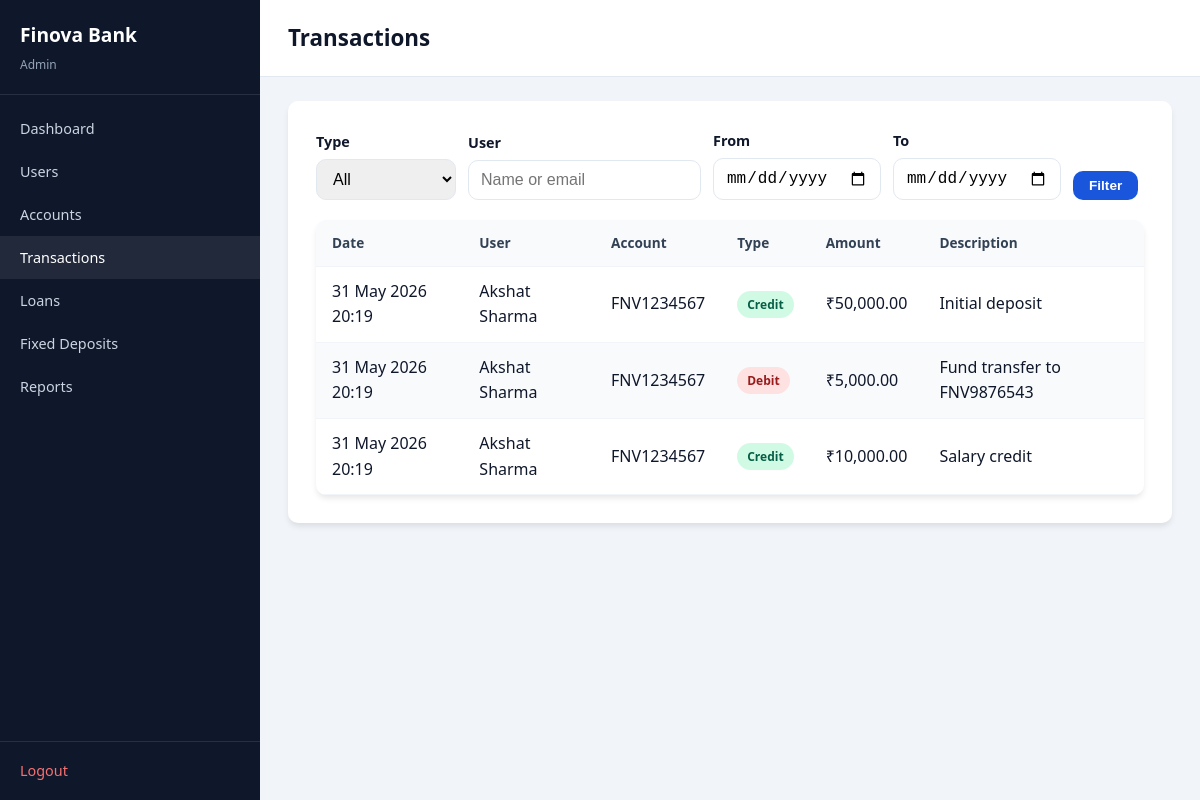
The app's page /admin/transactions.php (signed in) with its own data.
### tables this page shows
CREATE TABLE transactions (
    id               INT AUTO_INCREMENT PRIMARY KEY,
    account_id       INT NOT NULL,
    transaction_type ENUM('credit','debit','transfer') NOT NULL,
    amount           DECIMAL(12,2) NOT NULL,
    description      VARCHAR(255),
    transaction_date TIMESTAMP DEFAULT CURRENT_TIMESTAMP,
    status           ENUM('success','failed','pending') DEFAULT 'success',
    FOREIGN KEY (account_id) REFERENCES accounts(id) ON DELETE CASCADE
);

CREATE TABLE users (
    id            INT AUTO_INCREMENT PRIMARY KEY,
    full_name     VARCHAR(100) NOT NULL,
    email         VARCHAR(100) NOT NULL UNIQUE,
    phone         VARCHAR(15) DEFAULT NULL,
    password      VARCHAR(255) DEFAULT NULL,
    google_id     VARCHAR(100) DEFAULT NULL,
    profile_pic   VARCHAR(255) DEFAULT NULL,
    auth_provider ENUM('local','google') DEFAULT 'local',
    address       TEXT,
    date_joined   TIMESTAMP DEFAULT CURRENT_TIMESTAMP,
    status        ENUM('active','frozen','inactive') DEFAULT 'active'
);

CREATE TABLE accounts (
    id           INT AUTO_INCREMENT PRIMARY KEY,
    user_id      INT NOT NULL,
    account_no   VARCHAR(20) NOT NULL UNIQUE,
    account_type ENUM('savings','current','salary') DEFAULT 'savings',
    balance      DECIMAL(12,2) DEFAULT 0.00,
    open_date    DATE NOT NULL,
    status       ENUM('active','frozen','closed') DEFAULT 'active',
    FOREIGN KEY (user_id) REFERENCES users(id) ON DELETE CASCADE
);

### includes/functions.php (called while the page is built, shortened)
<?php
function formatINR($amount)
{
    return '₹' . number_format((float) $amount, 2);
}
function e($str)
{
    return htmlspecialchars((string) $str, ENT_QUOTES, 'UTF-8');
}
function url($path = '')
{
    $path = ltrim($path, '/');
    return APP_BASE . ($path ? '/' . $path : '');
}
function badgeClass($status)
{
    $map = [
        'active' => 'badge-success',
        'success' => 'badge-success',
        'credit' => 'badge-success',
        'approved' => 'badge-info',
        'pending' => 'badge-warning',
        'frozen' => 'badge-danger',
        'rejected' => 'badge-danger',
        'debit' => 'badge-danger',
        'failed' => 'badge-danger',
        'closed' => 'badge-secondary',
        'paid' => 'badge-success',
        'overdue' => 'badge-danger',
        'matured' => 'badge-success',
    ];
    return $map[strtolower($status)] ?? 'badge-secondary';
}

### admin/transactions.php (the view, shortened to what this page needs)
<?php
require_once __DIR__ . '/../config/db.php';
require_once __DIR__ . '/../includes/functions.php';
$date_from = $_GET['date_from'] ?? '';
$date_to = $_GET['date_to'] ?? '';
$user_search = trim($_GET['user'] ?? '');
$sql = 'SELECT t.*, a.account_no, u.full_name FROM transactions t
    JOIN accounts a ON t.account_id = a.id JOIN users u ON a.user_id = u.id WHERE 1=1';
$sql .= ' ORDER BY t.transaction_date DESC LIMIT 100';
$rows = $conn->query($sql);
$page_title = 'Transactions';
$panel = 'admin';
include __DIR__ . '/../includes/panel_header.php';
?>
<div class="card">
    <form method="GET" class="filter-bar">
        <div class="form-group"><label>Type</label>
            <select name="type"><option value="all">All</option>
            </select>
        </div>
        <div class="form-group"><label>User</label><input type="text" name="user" value="<?= e($user_search) ?>" placeholder="Name or email"></div>
        <div class="form-group"><label>From</label><input type="date" name="date_from" value="<?= e($date_from) ?>"></div>
        <div class="form-group"><label>To</label><input type="date" name="date_to" value="<?= e($date_to) ?>"></div>
        <button type="submit" class="btn btn-primary btn-sm">Filter</button>
    </form>
    <div class="table-wrap">
        <table>
            <thead><tr><th>Date</th><th>User</th><th>Account</th><th>Type</th><th>Amount</th><th>Description</th></tr></thead>
            <tbody>
            <?php while ($t = $rows->fetch_assoc()): ?>
                <tr>
                    <td><?= e(date('d M Y H:i', strtotime($t['transaction_date']))) ?></td>
                    <td><?= e($t['full_name']) ?></td>
                    <td><?= e($t['account_no']) ?></td>
                    <td><span class="badge <?= badgeClass($t['transaction_type']) ?>"><?= e($t['transaction_type']) ?></span></td>
                    <td><?= formatINR($t['amount']) ?></td>
                    <td><?= e($t['description']) ?></td>
                </tr>
            <?php endwhile; ?>
            </tbody>
        </table>
    </div>
</div>
<?php include __DIR__ . '/../includes/panel_footer.php'; ?>

### includes/panel_header.php (shortened to what this page needs)
<!DOCTYPE html>
<html lang="en">
<head>
    <link rel="stylesheet" href="<?= url('css/style.css') ?>">
</head>
<body class="panel-body">
<div class="panel-layout">
<?php include __DIR__ . '/navbar.php'; ?>
<div class="panel-content">
    <header class="panel-topbar">
        <h1><?= e($page_title) ?></h1>
    </header>
    <div class="panel-main">

### includes/navbar.php (shortened to what this page needs)
<?php
$panel = $panel ?? 'user';
$current = basename($_SERVER['PHP_SELF']);
$user_links = [
    'dashboard.php' => ['Dashboard', 'user/dashboard.php'],
    'account.php' => ['My Account', 'user/account.php'],
    'balance.php' => ['Balance', 'user/balance.php'],
    'transfer.php' => ['Transfer', 'user/transfer.php'],
    'history.php' => ['History', 'user/history.php'],
    'apply_loan.php' => ['Apply Loan', 'user/apply_loan.php'],
    'my_loans.php' => ['My Loans', 'user/my_loans.php'],
    'fixed_deposit.php' => ['Fixed Deposit', 'user/fixed_deposit.php'],
    'my_fds.php' => ['My FDs', 'user/my_fds.php'],
    'statement_pdf.php' => ['Statement PDF', 'user/statement_pdf.php'],
    'profile.php' => ['Profile', 'user/profile.php'],
];
$admin_links = [
    'dashboard.php' => ['Dashboard', 'admin/dashboard.php'],
    'users.php' => ['Users', 'admin/users.php'],
    'accounts.php' => ['Accounts', 'admin/accounts.php'],
    'transactions.php' => ['Transactions', 'admin/transactions.php'],
    'loan_applications.php' => ['Loans', 'admin/loan_applications.php'],
    'fixed_deposits.php' => ['Fixed Deposits', 'admin/fixed_deposits.php'],
    'reports.php' => ['Reports', 'admin/reports.php'],
];
$links = $panel === 'admin' ? $admin_links : $user_links;
?>
<aside class="sidebar">
    <div class="sidebar-brand">
        <a href="<?= url($panel === 'admin' ? 'admin/dashboard.php' : 'user/dashboard.php') ?>">Finova Bank</a>
        <span class="sidebar-role"><?= $panel === 'admin' ? 'Admin' : 'Customer' ?></span>
    </div>
    <nav class="sidebar-nav">
        <?php foreach ($links as $file => $item): ?>
            <a href="<?= url($item[1]) ?>" class="<?= $current === $file ? 'active' : '' ?>"><?= e($item[0]) ?></a>
        <?php endforeach; ?>
    </nav>
    <div class="sidebar-footer">
        <a href="<?= url($panel === 'admin' ? 'auth/logout.php?type=admin' : 'auth/logout.php') ?>" class="logout-link">Logout</a>
    </div>
</aside>

### includes/panel_footer.php (shortened to what this page needs)
    </div>
</div>
</div>
</body>
</html>

### css/style.css (style rules this page uses)
:root { --primary: #1a56db; --primary-dark: #1341a8; --primary-light: #3b82f6; --secondary: #0ea5e9; --accent: #06b6d4; --gold: #c9a227; --success: #059669; --danger: #dc2626; --warning: #d97706; --info: #2563eb; --gray-50: #f8fafc; --gray-100: #f1f5f9; --gray-200: #e2e8f0; --gray-500: #64748b; --gray-700: #334155; --gray-900: #0f172a; --navy: #0c1929; --navy-light: #132337; --radius: 10px; --radius-lg: 16px; --shadow: 0 4px 6px -1px rgb(0 0 0 / 0.1); --shadow-lg: 0 20px 40px -12px rgb(15 23 42 / 0.18); --font-sans: 'DM Sans', 'Segoe UI', system-ui, sans-serif; --font-display: 'Playfair Display', Georgia, serif; }
* { box-sizing: border-box; margin: 0; padding: 0; }
body { font-family: var(--font-sans); color: var(--gray-900); background: var(--gray-50); line-height: 1.6; }
a { color: var(--primary); text-decoration: none; transition: color 0.2s ease; }
.btn { display: inline-block; padding: 10px 20px; border-radius: var(--radius); border: none; cursor: pointer; font-size: 0.95rem; font-weight: 600; text-align: center; transition: background 0.2s ease, color 0.2s ease, border-color 0.2s ease, transform 0.15s ease; }
.btn-primary { background: var(--primary); color: #fff; }
.btn-sm { padding: 7px 16px; font-size: 0.85rem; }
.card { background: #fff; border-radius: var(--radius); box-shadow: var(--shadow); padding: 28px; margin-bottom: 24px; }
.form-group { margin-bottom: 16px; }
.form-group label { display: block; margin-bottom: 6px; font-weight: 600; font-size: 0.9rem; }
.form-group input, .form-group select, .form-group textarea { width: 100%; padding: 10px 12px; border: 1px solid var(--gray-200); border-radius: var(--radius); font-size: 1rem; }
.panel-body { background: var(--gray-100); }
.panel-layout { display: flex; min-height: 100vh; }
.sidebar { width: 260px; background: var(--gray-900); color: #fff; flex-shrink: 0; display: flex; flex-direction: column; position: sticky; top: 0; height: 100vh; }
.sidebar-brand { padding: 20px; border-bottom: 1px solid rgb(255 255 255 / 0.1); }
.sidebar-brand a { color: #fff; font-weight: 700; font-size: 1.2rem; }
.sidebar-role { display: block; font-size: 0.75rem; color: #94a3b8; margin-top: 4px; }
.sidebar-nav { flex: 1; padding: 12px 0; overflow-y: auto; }
.sidebar-nav a { display: block; padding: 10px 20px; color: #cbd5e1; font-size: 0.9rem; }
.sidebar-nav a:hover, .sidebar-nav a.active { background: rgb(255 255 255 / 0.08); color: #fff; }
.sidebar-footer { padding: 16px 20px; border-top: 1px solid rgb(255 255 255 / 0.1); }
.logout-link { color: #f87171; font-size: 0.9rem; }
.panel-content { flex: 1; display: flex; flex-direction: column; min-width: 0; }
.panel-topbar { background: #fff; padding: 20px 28px; border-bottom: 1px solid var(--gray-200); }
.panel-topbar h1 { font-size: 1.4rem; }
.panel-main { padding: 24px 28px; flex: 1; }
.table-wrap { overflow-x: auto; background: #fff; border-radius: var(--radius); box-shadow: var(--shadow); }
table { width: 100%; border-collapse: collapse; }
th, td { padding: 12px 16px; text-align: left; border-bottom: 1px solid var(--gray-100); }
th { background: var(--gray-50); font-weight: 600; font-size: 0.85rem; color: var(--gray-700); }
tbody tr:nth-child(even) { background: var(--gray-50); }
.badge { display: inline-block; padding: 4px 10px; border-radius: 20px; font-size: 0.75rem; font-weight: 600; text-transform: capitalize; }
.badge-success { background: #d1fae5; color: #065f46; }
.badge-danger { background: #fee2e2; color: #991b1b; }
.filter-bar { display: flex; flex-wrap: wrap; gap: 12px; margin-bottom: 20px; align-items: flex-end; }
.filter-bar .form-group { margin-bottom: 0; min-width: 140px; }

### records on screen
transactions: transaction_date "31 May 2026 20:19", users.full_name "Akshat Sharma", account.account_no "FNV1234567", transaction_type "Credit", amount "₹50,000.00", description "Initial deposit"
transactions: transaction_date "31 May 2026 20:19", users.full_name "Akshat Sharma", account.account_no "FNV1234567", transaction_type "Debit", amount "₹5,000.00", description "Fund transfer to FNV9876543"
transactions: transaction_date "31 May 2026 20:19", users.full_name "Akshat Sharma", account.account_no "FNV1234567", transaction_type "Credit", amount "₹10,000.00", description "Salary credit"

### other values on screen
$item[0] "Dashboard"
$item[0] "Users"
$item[0] "Accounts"
$item[0] "Transactions"
$item[0] "Loans"
$item[0] "Fixed Deposits"
$item[0] "Reports"
$page_title "Transactions"
